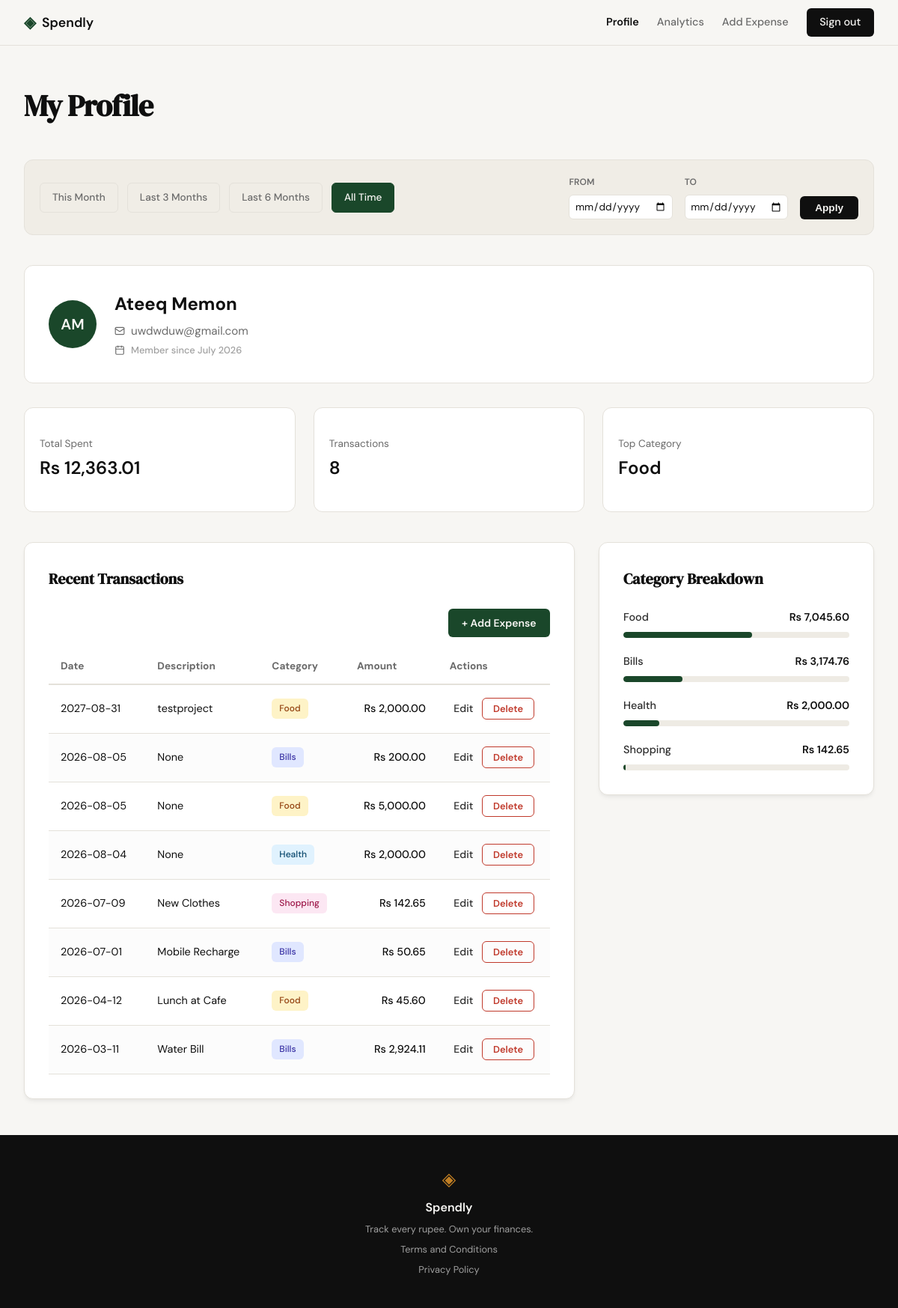
/profile (signed in), run on the app's committed database.
### tables this page shows
CREATE TABLE users (
                id INTEGER PRIMARY KEY AUTOINCREMENT,
                name TEXT NOT NULL,
                email TEXT UNIQUE NOT NULL,
                password_hash TEXT NOT NULL,
                created_at TEXT DEFAULT (datetime('now'))
            );

CREATE TABLE expenses (
                id INTEGER PRIMARY KEY AUTOINCREMENT,
                user_id INTEGER NOT NULL,
                amount REAL NOT NULL,
                category TEXT NOT NULL,
                date TEXT NOT NULL,
                description TEXT,
                created_at TEXT DEFAULT (datetime('now')),
                FOREIGN KEY (user_id) REFERENCES users (id)
            );

### app.py (the view, shortened to what this page needs)
@app.route("/profile")
def profile():
    if not session.get("user_id"):
        flash("Please log in to access your profile.", "error")
        return redirect(url_for("login"))
    user_id = session["user_id"]
    date_from = request.args.get("date_from")
    date_to = request.args.get("date_to")
    validated_from = None
    validated_to = None
    today = datetime.now().date()
    presets = {
        "this_month": {
            "label": "This Month",
            "from": datetime(today.year, today.month, 1).date(),
            "to": today
        },
        "last_3_months": {
            "label": "Last 3 Months",
            "from": today - timedelta(days=90), # Approx 3 months
            "to": today
        },
        "last_6_months": {
            "label": "Last 6 Months",
            "from": today - timedelta(days=180), # Approx 6 months
            "to": today
        },
        "all_time": {
            "label": "All Time",
            "from": None,
            "to": None
        }
    }
    user_info = get_user_by_id(user_id)
    if not user_info:
        flash("User profile not found.", "error")
        return redirect(url_for("login"))
    stats = get_summary_stats(user_id, date_from=validated_from, date_to=validated_to)
    txs = get_recent_transactions(user_id, date_from=validated_from, date_to=validated_to)
    cats = get_category_breakdown(user_id, date_from=validated_from, date_to=validated_to)
    profile_data = {
        "user": {
            "name": user_info["name"],
            "email": user_info["email"],
            "initials": "".join([n[0].upper() for n in user_info["name"].split()]),
            "joined": user_info["member_since"]
        },
        "stats": {
            "total_spent": f"Rs {stats['total_spent']:,.2f}",
            "tx_count": stats["transaction_count"],
            "top_category": stats["top_category"]
        },
        "transactions": [
            {
                "id": tx["id"],
                "date": tx["date"],
                "desc": tx["desc"],
                "category": tx["category"],
                "amount": f"Rs {tx['amount']:,.2f}"
            }
            for tx in txs
        ],
        "categories": [
            {
                "name": cat["name"],
                "amount": f"Rs {cat['amount']:,.2f}",
                "percent": cat["pct"]
            }
            for cat in cats
        ]
    }
    return render_template("profile.html", profile=profile_data, date_from=validated_from, date_to=validated_to, presets=presets)

### database/db.py (called while the page is built)
def get_db():
    conn = sqlite3.connect(DB_PATH)
    conn.row_factory = sqlite3.Row
    conn.execute("PRAGMA foreign_keys = ON")
    return conn

### database/queries.py (called while the page is built)
def get_user_by_id(user_id):
    with get_db() as conn:
        row = conn.execute('SELECT name, email, created_at FROM users WHERE id = ?', (user_id,)).fetchone()
        if not row:
            return None
        try:
            dt = datetime.strptime(row['created_at'], '%Y-%m-%d %H:%M:%S')
            member_since = dt.strftime('%B %Y')
        except (ValueError, TypeError):
            member_since = "Unknown"
        return {
            "name": row['name'],
            "email": row['email'],
            "member_since": member_since
        }

### templates/profile.html (shortened to what this page needs)
{% extends "base.html" %}
{% block content %}
<div class="profile-container">
    <header class="profile-header">
        <h1 class="profile-title">My Profile</h1>
    </header>
    <section class="profile-filter-bar">
        <div class="filter-presets">
            {% for id, preset in presets.items() %}
            <a href="{{ url_for('profile', date_from=preset.from, date_to=preset.to) }}"
               class="filter-btn {{ 'active' if (date_from == preset.from and date_to == preset.to) else '' }}">
                {{ preset.label }}
            </a>
            {% endfor %}
        </div>
        <form class="filter-custom-range" method="GET" action="{{ url_for('profile') }}">
            <div class="input-group">
                <label for="date_from">From</label>
                <input type="date" id="date_from" name="date_from" value="{{ date_from or '' }}">
            </div>
            <div class="input-group">
                <label for="date_to">To</label>
                <input type="date" id="date_to" name="date_to" value="{{ date_to or '' }}">
            </div>
            <button type="submit" class="btn-apply">Apply</button>
        </form>
    </section>
    <section class="profile-user-card">
        <div class="user-info-wrapper">
            <div class="avatar-circle">
                {{ profile.user.initials }}
            </div>
            <div class="user-details">
                <h2 class="user-name">{{ profile.user.name }}</h2>
                <div class="user-email-row">
                    <i data-lucide="mail" class="inline-icon"></i>
                    <span class="user-email">{{ profile.user.email }}</span>
                </div>
                <div class="user-meta-row">
                    <i data-lucide="calendar" class="inline-icon"></i>
                    <span class="user-meta">Member since {{ profile.user.joined }}</span>
                </div>
            </div>
        </div>
    </section>
    <section class="profile-stats-row">
        <div class="summary-card">
            <div class="stat-content">
                <span class="stat-label">Total Spent</span>
                <span class="stat-value">{{ profile.stats.total_spent }}</span>
            </div>
        </div>
        <div class="summary-card">
            <div class="stat-content">
                <span class="stat-label">Transactions</span>
                <span class="stat-value">{{ profile.stats.tx_count }}</span>
            </div>
        </div>
        <div class="summary-card">
            <div class="stat-content">
                <span class="stat-label">Top Category</span>
                <span class="stat-value">{{ profile.stats.top_category }}</span>
            </div>
        </div>
    </section>
    <div class="profile-grid">
        <section class="profile-section">
            <div class="dashboard-card">
                <h3 class="section-title">Recent Transactions</h3>
                <div class="table-actions">
                    <a href="{{ url_for('add_expense') }}" class="btn-add-expense">+ Add Expense</a>
                </div>
                <div class="table-responsive">
                    <table class="dashboard-table">
                        <thead>
                            <tr>
                                <th>Date</th>
                                <th>Description</th>
                                <th>Category</th>
                                <th class="text-right">Amount</th>
                                <th class="text-center">Actions</th>
                            </tr>
                        </thead>
                        <tbody>
                            {% for tx in profile.transactions %}
                            <tr>
                                <td>{{ tx.date }}</td>
                                <td>{{ tx.desc }}</td>
                                <td>
                                    <span class="category-badge badge-{{ tx.category|lower }}">
                                        {{ tx.category }}
                                    </span>
                                </td>
                                <td class="text-right amount">{{ tx.amount }}</td>
                                <td class="text-center">
                                    <div class="actions-row">
                                        <a href="{{ url_for('edit_expense', id=tx.id) }}" class="action-link-edit">Edit</a>
                                        <form action="{{ url_for('delete_expense', id=tx.id) }}" method="POST" class="inline-form">
                                            <button type="submit" class="action-btn-delete" onclick="return confirm('Delete this expense?')">
                                                Delete
                                            </button>
                                        </form>
                                    </div>
                                </td>
                            </tr>
                            {% endfor %}
                        </tbody>
                    </table>
                </div>
            </div>
        </section>
        <section class="profile-section">
            <div class="dashboard-card">
                <h3 class="section-title">Category Breakdown</h3>
                <div class="category-list">
                    {% for cat in profile.categories %}
                    <div class="category-item">
                        <div class="category-info">
                            <span class="cat-name">{{ cat.name }}</span>
                            <span class="cat-amount">{{ cat.amount }}</span>
                        </div>
                        <div class="progress-bar-container">
                            <div class="progress-bar" style="width: {{ cat.percent }}%;"></div>
                        </div>
                    </div>
                    {% endfor %}
                </div>
            </div>
        </section>
    </div>
</div>
{% endblock %}

### data on the page
users: user.name "Ateeq Memon", user.email "uwdwduw@gmail.com"
expenses: date "2027-08-31", desc "testproject", category "Food", amount "Rs 2,000.00"
expenses: date "2026-08-05", desc "None", category "Bills", amount "Rs 200.00"
expenses: date "2026-08-05", desc "None", category "Food", amount "Rs 5,000.00"
expenses: date "2026-08-04", desc "None", category "Health", amount "Rs 2,000.00"
expenses: date "2026-07-09", desc "New Clothes", category "Shopping", amount "Rs 142.65"
expenses: date "2026-07-01", desc "Mobile Recharge", category "Bills", amount "Rs 50.65"
expenses: date "2026-04-12", desc "Lunch at Cafe", category "Food", amount "Rs 45.60"
expenses: date "2026-03-11", desc "Water Bill", category "Bills", amount "Rs 2,924.11"

### other printed values
{{ preset.label }} "This Month" "Last 3 Months" "Last 6 Months" "All Time"
{{ profile.user.initials }} "AM"
{{ profile.user.joined }} "July 2026"
{{ profile.stats.total_spent }} "Rs 12,363.01"
{{ profile.stats.tx_count }} "8"
{{ profile.stats.top_category }} "Food"
{{ cat.name }} "Food" "Bills" "Health" "Shopping"
{{ cat.amount }} "Rs 7,045.60" "Rs 3,174.76" "Rs 2,000.00" "Rs 142.65"
